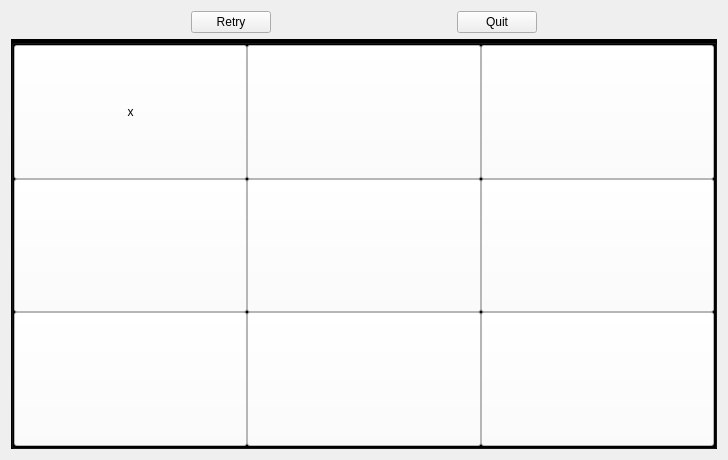
<?xml version="1.0" encoding="UTF-8"?>
<ui version="4.0">
 <class>GameBoard</class>
 <widget class="QWidget" name="GameBoard">
  <property name="geometry">
   <rect>
    <x>0</x>
    <y>0</y>
    <width>728</width>
    <height>460</height>
   </rect>
  </property>
  <property name="font">
   <font>
    <stylestrategy>PreferAntialias</stylestrategy>
   </font>
  </property>
  <property name="windowTitle">
   <string>Board</string>
  </property>
  <property name="windowOpacity">
   <double>100.000000000000000</double>
  </property>
  <layout class="QVBoxLayout" name="verticalLayout">
   <item>
    <layout class="QHBoxLayout" name="horizontalLayout">
     <item>
      <spacer name="horizontalSpacer">
       <property name="orientation">
        <enum>Qt::Horizontal</enum>
       </property>
       <property name="sizeHint" stdset="0">
        <size>
         <width>40</width>
         <height>20</height>
        </size>
       </property>
      </spacer>
     </item>
     <item>
      <widget class="QPushButton" name="pushButton_2">
       <property name="text">
        <string>Retry</string>
       </property>
      </widget>
     </item>
     <item>
      <spacer name="horizontalSpacer_2">
       <property name="orientation">
        <enum>Qt::Horizontal</enum>
       </property>
       <property name="sizeHint" stdset="0">
        <size>
         <width>40</width>
         <height>20</height>
        </size>
       </property>
      </spacer>
     </item>
     <item>
      <widget class="QPushButton" name="pushButton">
       <property name="text">
        <string>Quit</string>
       </property>
      </widget>
     </item>
     <item>
      <spacer name="horizontalSpacer_3">
       <property name="orientation">
        <enum>Qt::Horizontal</enum>
       </property>
       <property name="sizeHint" stdset="0">
        <size>
         <width>40</width>
         <height>20</height>
        </size>
       </property>
      </spacer>
     </item>
    </layout>
   </item>
   <item>
    <widget class="QGroupBox" name="groupBox">
     <property name="styleSheet">
      <string notr="true">QGroupBox{background-color: rgb(0, 0, 0);}

QPushButton {
	background-color: rgba(255, 255, 255, 255);
	
	
	font: 72pt &quot;Segoe UI&quot;;
}
</string>
     </property>
     <property name="title">
      <string/>
     </property>
     <layout class="QGridLayout" name="gridLayout_2">
      <property name="leftMargin">
       <number>0</number>
      </property>
      <property name="topMargin">
       <number>0</number>
      </property>
      <property name="rightMargin">
       <number>0</number>
      </property>
      <property name="bottomMargin">
       <number>0</number>
      </property>
      <property name="spacing">
       <number>0</number>
      </property>
      <item row="6" column="3">
       <widget class="QPushButton" name="pushButton3x3">
        <property name="sizePolicy">
         <sizepolicy hsizetype="Minimum" vsizetype="Minimum">
          <horstretch>0</horstretch>
          <verstretch>0</verstretch>
         </sizepolicy>
        </property>
        <property name="styleSheet">
         <string notr="true"/>
        </property>
        <property name="text">
         <string/>
        </property>
        <property name="checkable">
         <bool>true</bool>
        </property>
       </widget>
      </item>
      <item row="6" column="2">
       <widget class="QPushButton" name="pushButton3x2">
        <property name="sizePolicy">
         <sizepolicy hsizetype="Minimum" vsizetype="Minimum">
          <horstretch>0</horstretch>
          <verstretch>0</verstretch>
         </sizepolicy>
        </property>
        <property name="text">
         <string/>
        </property>
        <property name="checkable">
         <bool>true</bool>
        </property>
       </widget>
      </item>
      <item row="6" column="1">
       <widget class="QPushButton" name="pushButton3x1">
        <property name="sizePolicy">
         <sizepolicy hsizetype="Minimum" vsizetype="Minimum">
          <horstretch>0</horstretch>
          <verstretch>0</verstretch>
         </sizepolicy>
        </property>
        <property name="text">
         <string/>
        </property>
        <property name="checkable">
         <bool>true</bool>
        </property>
        <property name="checked">
         <bool>false</bool>
        </property>
       </widget>
      </item>
      <item row="5" column="2">
       <widget class="QPushButton" name="pushButton2x2">
        <property name="sizePolicy">
         <sizepolicy hsizetype="Minimum" vsizetype="Minimum">
          <horstretch>0</horstretch>
          <verstretch>0</verstretch>
         </sizepolicy>
        </property>
        <property name="text">
         <string/>
        </property>
        <property name="checkable">
         <bool>true</bool>
        </property>
       </widget>
      </item>
      <item row="2" column="2">
       <widget class="QPushButton" name="pushButton1x2">
        <property name="sizePolicy">
         <sizepolicy hsizetype="Minimum" vsizetype="Minimum">
          <horstretch>0</horstretch>
          <verstretch>0</verstretch>
         </sizepolicy>
        </property>
        <property name="text">
         <string/>
        </property>
        <property name="checkable">
         <bool>true</bool>
        </property>
       </widget>
      </item>
      <item row="2" column="3">
       <widget class="QPushButton" name="pushButton1x3">
        <property name="sizePolicy">
         <sizepolicy hsizetype="Minimum" vsizetype="Minimum">
          <horstretch>0</horstretch>
          <verstretch>0</verstretch>
         </sizepolicy>
        </property>
        <property name="text">
         <string/>
        </property>
        <property name="checkable">
         <bool>true</bool>
        </property>
       </widget>
      </item>
      <item row="5" column="3">
       <widget class="QPushButton" name="pushButton2x3">
        <property name="sizePolicy">
         <sizepolicy hsizetype="Minimum" vsizetype="Minimum">
          <horstretch>0</horstretch>
          <verstretch>0</verstretch>
         </sizepolicy>
        </property>
        <property name="text">
         <string/>
        </property>
        <property name="checkable">
         <bool>true</bool>
        </property>
       </widget>
      </item>
      <item row="2" column="1">
       <widget class="QPushButton" name="pushButton1x1">
        <property name="sizePolicy">
         <sizepolicy hsizetype="Minimum" vsizetype="Minimum">
          <horstretch>0</horstretch>
          <verstretch>0</verstretch>
         </sizepolicy>
        </property>
        <property name="text">
         <string>x</string>
        </property>
        <property name="checkable">
         <bool>true</bool>
        </property>
       </widget>
      </item>
      <item row="5" column="1">
       <widget class="QPushButton" name="pushButton2x1">
        <property name="sizePolicy">
         <sizepolicy hsizetype="Minimum" vsizetype="Minimum">
          <horstretch>0</horstretch>
          <verstretch>0</verstretch>
         </sizepolicy>
        </property>
        <property name="text">
         <string/>
        </property>
        <property name="checkable">
         <bool>true</bool>
        </property>
       </widget>
      </item>
     </layout>
    </widget>
   </item>
  </layout>
 </widget>
 <resources/>
 <connections/>
</ui>
